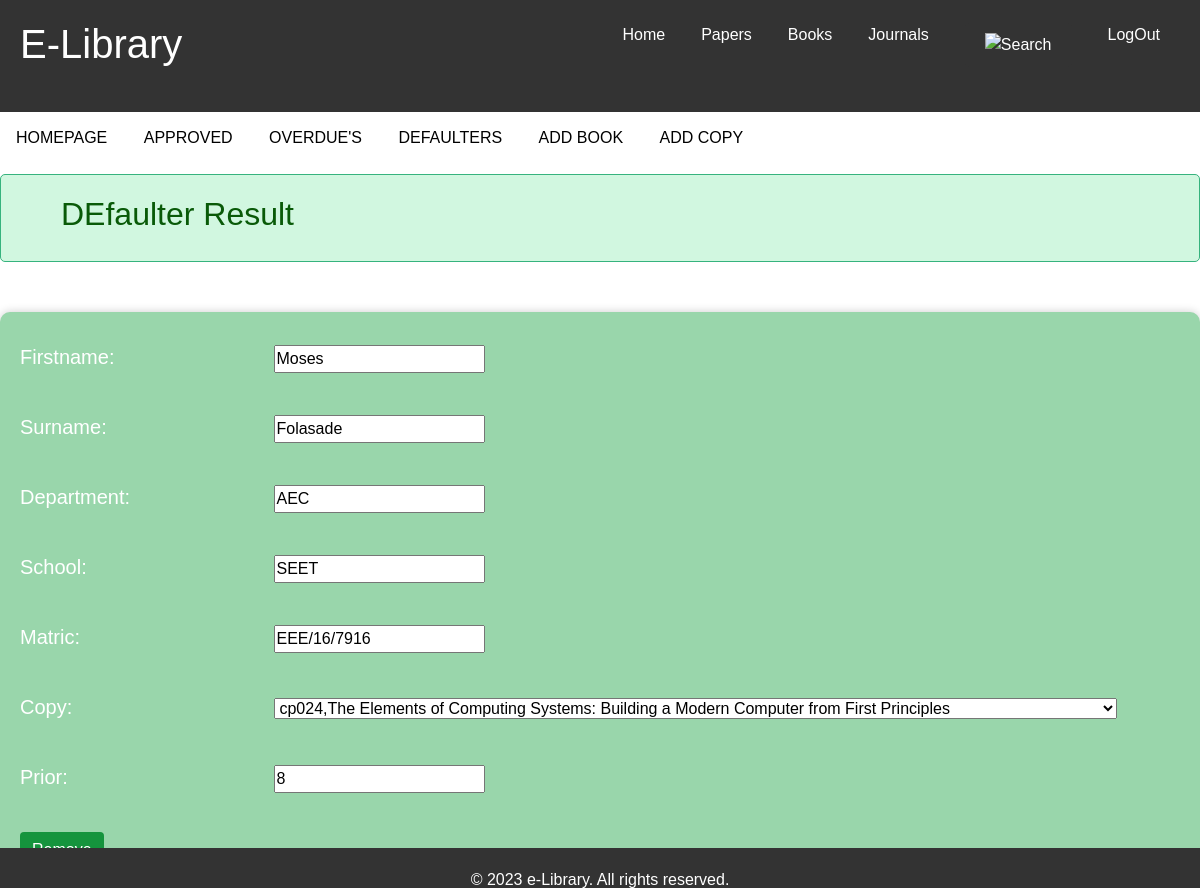
The page /viewdefaulters/2 (signed in) on the database its author committed.
### libraryhelper/models.py (models this page shows)
class Defaulters(models.Model):
    copy = models.ForeignKey(Copy, on_delete=models.CASCADE)
    matric = models.CharField(max_length=100,unique=True)
    prior = models.IntegerField()
    firstname = models.CharField(max_length=100)
    surname = models.CharField(max_length=100)
    department = models.CharField(max_length=100)
    school = models.CharField(max_length=100)
    datereated = models.DateTimeField(auto_now_add=True)

### libraryhelper/views.py (the view)
# urls.py: path('viewdefaulters/<int:defaulter_pk>', views.viewdefaulters, name="viewdefaulters"),
@login_required
def viewdefaulters(request,defaulter_pk):
    admin = Liberian.objects.get(user=request.user)
    if request.method == "GET":
        todo = get_object_or_404(Defaulters, pk=defaulter_pk)
        form = DefaulterForm(instance=todo)
        return render(request, 'libraryhelper/defaulterresult.html',{'admin':admin,'todo':todo,'form':form})
    elif request.method == "POST":
        defaulter = Defaulters.objects.get(pk=defaulter_pk)
        defaulter.delete()
        reservelist = Reservee.objects.filter(datecreated__gte=(datetime.now()-timedelta(days = 3)))
        return render(request,'libraryhelper/home.html',{'admin':admin,'reservelist':reservelist})

### libraryhelper/forms.py
class DefaulterForm(ModelForm):
    class Meta:
        model = Defaulters
        fields = ['firstname', 'surname', 'department','school','matric','copy','prior']

### libraryhelper/models.py (called while the page is built)
    def __str__(self):
        return (self.booktitle)

    def __str__(self):
        return f"{self.copyname},{self.book}"

### libraryhelper/templates/libraryhelper/defaulterresult.html (shortened to what this page needs)
{% extends "libraryhelper/home.html" %}
{% load static %}
{% block customcss %}
<link rel="stylesheet" type="text/css" href="{% static 'CSS/homepage.css' %}">
<link rel="stylesheet" type="text/css" href="{% static 'CSS/approvecopy.css' %}">
{% endblock %}
{% block slider %}
<nav class="home">
    <ul class="homeul">
        <li class="homeli"><a href="{% url 'home' %}">HOMEPAGE</a></li>
        <li class="homeli"><a href="{% url 'approve' %}">APPROVED</a></li>
        <li class="homeli"><a href="{% url 'overdue' %}">OVERDUE'S</a></li>
        <li class="homeli"><a href="{% url 'defaulters' %}">DEFAULTERS</a></li>
        <li class="homeli"><a href="{% url 'addbook' %}">ADD BOOK</a></li>
        <li class="homeli"><a href="{% url 'addcopy' %}">ADD COPY</a></li>
    </ul>
</nav>
<div class="alert">
    <h2>DEfaulter Result</h2>
</div>
<form method="POST">
    {{form.as_p}}
    <button type="submit" name="approve">Remove</button>
</form>
{% endblock %}

### libraryhelper/static/CSS/home.css (style rules this page uses)
* { margin: 0; padding: 0; box-sizing: border-box; }
body { font-family: Arial, sans-serif; }
nav { background-color: #333; display: inline; height: 5vh; z-index: 2; margin: auto; color: white; }
h2 { margin-top: 0; }
ul { list-style: none; margin: 0; padding: 0; }
li { margin-bottom: 10px; }

### libraryhelper/static/CSS/homepage.css (style rules this page uses)
.home { width: 100%; background-color: #f2f2f2; }
.homeul { list-style-type: none; margin: 0; padding: 0; overflow: hidden; }
.homeli { display: inline-block; }
.homeli a { display: block; color: black; text-align: center; padding: 14px 16px; text-decoration: none; }
.alert { width: 100%; margin: 0 auto 20px auto; background-color: #d1f7e0; color: #095a08; padding: 20px; padding-left: 5%; margin-bottom: 20px; border: 1px solid #36b37e; border-radius: 5px; }
a { text-decoration: None; color: #0c110c; }
form { background-color: #f8f8f8; padding: 20px; border-radius: 10px; margin-top: 50px; box-shadow: 0 0 10px rgba(0, 0, 0, 0.2); }
form p { margin: 10px 0; }

### libraryhelper/static/CSS/approvecopy.css (style rules this page uses)
form { margin-left: 0px; background-color: #99d6ab; }
label { color: white; height: 60px; width: 250px; margin: auto; font-size: 20px; align-items: center; }
button { display: inline-block; padding: 6px 12px; cursor: pointer; border: none; background-color: #15943d; color: white; border-radius: 4px; }

### rows shown on the page
Defaulters: firstname "Moses", surname "Folasade", department "AEC", school "SEET", matric "EEE/16/7916", copy "cp024,The Elements of Computing Systems: Building a Modern Computer from First Principles", prior "8"
